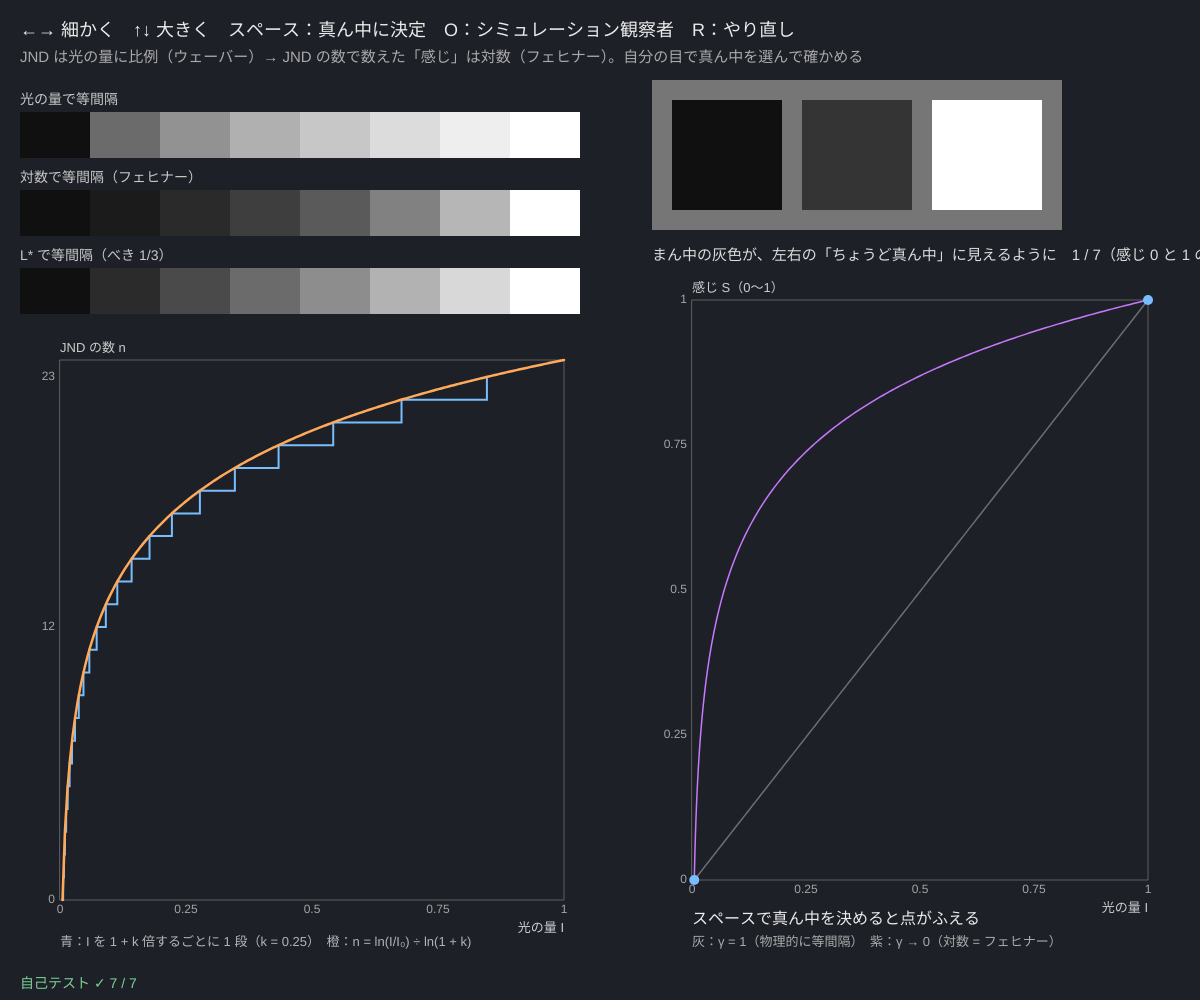
Frame 1 (no input)
Frame 60 (no input): identical to frame 1, image omitted
Frame 120 (the mouse pressed at the canvas centre since frame 60): identical to frame 1, image omitted

The p5.js sketch that drew this single still picture (run headless with seeded random() and noise() and a simulated clock; from frame 60 on, the mouse is pressed at the canvas centre):

// p5.js sketch
// ── sketch.js
// ============================================
// 01 フェヒナーの法則 ─ JND を積み上げると対数になる
// 光の量 I が JND（ΔI = k·I）ずつ増えるたびに「感じ」が 1 段上がるとすると、段の数 n = ln(I/I₀) ÷ ln(1 + k)（対数）
// 上：灰色の階段を「光の量で等間隔」「対数で等間隔（フェヒナー）」「L*（べき 1/3）」で並べて比べる
// 右：二分法の実験。両はしの灰色の「ちょうど真ん中」に見える灰色を ←→（細かく）↑↓（大きく）で選び、スペースで決定。7 回で自分の尺度ができる
// O = シミュレーション観察者 / R = やり直し
// ============================================

const L_LO = 0.005, L_HI = 1;          // ★ いちばん暗い・明るい光の量（画面の白 = 1）
const STEPS = 8;                       // ★ 灰色の階段の段数
const JND_K = 0.25;                    // ★ 左下の図の JND の比 k（実際は 0.01〜0.08 くらい。見やすく大きめ）
const SIM = { gamma: 0.4, noise: 0.02 };   // ★ シミュレーション観察者：感じ = I^γ、真ん中を選ぶときのゆらぎ
const ORDER = [[0, 1], [0, 0.5], [0.5, 1], [0, 0.25], [0.25, 0.5], [0.5, 0.75], [0.75, 1]];   // 二分する区間（感じの目盛り）
let lum = {}, qi = 0, mid = 0.2, fitG = null, simMode = false, simSeed = 1;

function setup() {
  createCanvas(windowWidth, windowHeight);
  selfTest();
  resetData(false);
}
function resetData(sim) { simMode = sim; lum = { 0: L_LO, 1: L_HI }; qi = 0; fitG = null; seedRng(Date.now()); newMid(); }
function newMid() {                    // 最初の位置は区間の中のランダムな所（かたよりを防ぐ）
  if (qi >= ORDER.length) return;
  let a = lum[ORDER[qi][0]], b = lum[ORDER[qi][1]];
  mid = Math.exp(Math.log(a) + (0.2 + 0.6 * rnd()) * (Math.log(b) - Math.log(a)));
}
function accept() {
  if (qi >= ORDER.length) return;
  let q = ORDER[qi]; lum[(q[0] + q[1]) / 2] = mid; qi++; newMid(); fitG = fitGamma(lum);
}

// 感じ S = (I^γ − I₀^γ) ÷ (I₁^γ − I₀^γ)。γ → 0 の極限が対数（フェヒナー）、γ = 1 が物理的に等間隔
function senseOf(I, g) {
  if (Math.abs(g) < 1e-6) return Math.log(I / L_LO) / Math.log(L_HI / L_LO);
  return (Math.pow(I, g) - Math.pow(L_LO, g)) / (Math.pow(L_HI, g) - Math.pow(L_LO, g));
}
function lumOf(S, g) {                 // senseOf の逆
  S = clampv(S, 0, 1);
  if (Math.abs(g) < 1e-6) return L_LO * Math.pow(L_HI / L_LO, S);
  return Math.pow(Math.pow(L_LO, g) + S * (Math.pow(L_HI, g) - Math.pow(L_LO, g)), 1 / g);
}
// 自分の点 (I, S) に γ を当てはめる（二乗誤差が最小の γ を黄金分割探索で）
function fitGamma(m) {
  let pts = Object.keys(m).map(Number).filter((s) => s > 0 && s < 1).map((s) => [m[s], s]);
  if (pts.length < 1) return null;
  let err = (g) => pts.reduce((e, p) => e + (senseOf(p[0], g) - p[1]) ** 2, 0);
  let a = 0.001, b = 1.5, r = (Math.sqrt(5) - 1) / 2;
  for (let i = 0; i < 80; i++) { let c = b - r * (b - a), d = a + r * (b - a); if (err(c) < err(d)) b = d; else a = c; }
  let g = (a + b) / 2;
  return { g, rms: Math.sqrt(err(g) / pts.length), pts };
}
// シミュレーション観察者：感じの真ん中 (Sa + Sb)/2 にゆらぎを足し、その感じの明るさを選ぶ
function simPick(a, b) { let S = (senseOf(a, SIM.gamma) + senseOf(b, SIM.gamma)) / 2 + SIM.noise * rndNormal(); return lumOf(S, SIM.gamma); }
function runSim(seed) {
  resetData(true); seedRng(seed);
  for (let q of ORDER) lum[(q[0] + q[1]) / 2] = simPick(lum[q[0]], lum[q[1]]);
  qi = ORDER.length; fitG = fitGamma(lum);
}
function gray(I) { return linToSrgb(I); }

function draw() {
  background(30, 32, 40);
  fill(235); noStroke(); textSize(18);
  text('←→ 細かく　↑↓ 大きく　スペース：真ん中に決定　O：シミュレーション観察者　R：やり直し', 20, 36);
  fill(170); textSize(15);
  text('JND は光の量に比例（ウェーバー）→ JND の数で数えた「感じ」は対数（フェヒナー）。自分の目で真ん中を選んで確かめる', 20, 62);

  // ---- 3 つの階段
  let sw = Math.min(70, (width * 0.5) / STEPS), y = 90;
  let rows = [['光の量で等間隔', (t) => L_LO + t * (L_HI - L_LO)], ['対数で等間隔（フェヒナー）', (t) => L_LO * Math.pow(L_HI / L_LO, t)], ['L* で等間隔（べき 1/3）', (t) => lstarToY(lerpL(t))]];
  rows.forEach((r, k) => {
    fill(200); textSize(14); text(r[0], 20, y + k * 78 + 14);
    for (let i = 0; i < STEPS; i++) { let I = r[1](i / (STEPS - 1)); fill(gray(I)); rect(20 + i * sw, y + k * 78 + 22, sw, 46); }
  });
  // ---- JND の階段 → 対数（左下）
  let g1 = { x: 60, y: y + 270, w: width * 0.42, h: height - y - 370, x0: 0, x1: L_HI, y0: 0, y1: Math.log(L_HI / L_LO) / Math.log(1 + JND_K) };
  plotAxes(g1, '光の量 I', 'JND の数 n', [0, 0.25, 0.5, 0.75, 1], [0, Math.round(g1.y1 / 2), Math.floor(g1.y1)]);
  stroke(120, 190, 255); strokeWeight(2);
  let pts = [], I = L_LO, n = 0;
  while (I * (1 + JND_K) <= L_HI) { pts.push([gX(g1, I), gY(g1, n)]); I *= 1 + JND_K; pts.push([gX(g1, I), gY(g1, n)]); n++; pts.push([gX(g1, I), gY(g1, n)]); }
  polyline(pts);
  stroke(255, 170, 90); strokeWeight(2.5); pts = [];
  for (let i = 0; i <= 200; i++) { let x = L_LO + (i / 200) * (L_HI - L_LO); pts.push([gX(g1, x), gY(g1, Math.log(x / L_LO) / Math.log(1 + JND_K))]); }
  polyline(pts);
  noStroke(); fill(180); textSize(13); text('青：I を 1 + k 倍するごとに 1 段（k = ' + JND_K + '）　橙：n = ln(I/I₀) ÷ ln(1 + k)', g1.x, g1.y + g1.h + 46);

  // ---- 二分法の実験（右上）
  let ex = width * 0.56, ey = 100, pw = 110;
  fill(gray(0.18)); rect(ex - 20, ey - 20, pw * 3 + 80, pw + 40);   // まわりは一定の灰色
  if (qi < ORDER.length) {
    let q = ORDER[qi];
    fill(gray(lum[q[0]])); rect(ex, ey, pw, pw); fill(gray(mid)); rect(ex + pw + 20, ey, pw, pw); fill(gray(lum[q[1]])); rect(ex + 2 * pw + 40, ey, pw, pw);
    fill(220); textSize(15);
    text((simMode ? '' : 'まん中の灰色が、左右の「ちょうど真ん中」に見えるように　') + (qi + 1) + ' / ' + ORDER.length + '（感じ ' + q[0] + ' と ' + q[1] + ' の間）', ex - 20, ey + pw + 50);
  } else { fill(220); textSize(16); text(simMode ? 'シミュレーション観察者の結果' : 'できた！ これが自分の明るさの尺度。R でもう一度', ex - 20, ey + pw + 50); }

  // ---- 自分の尺度のグラフ（右下）
  let g2 = { x: ex + 20, y: ey + pw + 90, w: width * 0.38, h: height - ey - pw - 210, x0: 0, x1: 1, y0: 0, y1: 1 };
  plotAxes(g2, '光の量 I', '感じ S（0〜1）', [0, 0.25, 0.5, 0.75, 1], [0, 0.25, 0.5, 0.75, 1]);
  let curve2 = (gm, c, w) => { stroke(c); strokeWeight(w); let p = []; for (let i = 0; i <= 200; i++) { let x = L_LO + Math.pow(i / 200, 2) * (L_HI - L_LO); p.push([gX(g2, x), gY(g2, senseOf(x, gm))]); } polyline(p); };
  curve2(1, color(110), 1.5); curve2(0, color(200, 120, 255), 1.5);
  if (simMode) curve2(SIM.gamma, color(120, 200, 140), 1.5);
  if (fitG) curve2(fitG.g, color(255, 170, 90), 3);
  noStroke(); fill(120, 190, 255);
  for (let s in lum) circle(gX(g2, lum[s]), gY(g2, +s), 10);
  fill(235); textSize(16);
  text(fitG ? '当てはめ：S ∝ I^γ　γ = ' + fitG.g.toFixed(3) + '（誤差 ' + fitG.rms.toFixed(3) + '）' : 'スペースで真ん中を決めると点がふえる', g2.x, g2.y + g2.h + 44);
  textSize(13); fill(170);
  text('灰：γ = 1（物理的に等間隔）　紫：γ → 0（対数 = フェヒナー）' + (simMode ? '　緑：本当の γ = ' + SIM.gamma : ''), g2.x, g2.y + g2.h + 66);
  fill(selfTestResults.every((r) => r.ok) ? color(120, 210, 150) : color(255, 90, 90)); textSize(14);
  text(selfTestLine(), 20, height - 12);
}
function lerpL(t) { let a = 116 * Math.cbrt(L_LO) - 16; return a + t * (100 - a); }   // L* の範囲（暗い所は近似）
function lstarToY(Ls) { return Math.pow((Ls + 16) / 116, 3); }

function keyPressed() {
  if (key === LEFT_ARROW) mid = clampv(mid / 1.02, L_LO, L_HI);
  if (key === RIGHT_ARROW) mid = clampv(mid * 1.02, L_LO, L_HI);
  if (key === DOWN_ARROW) mid = clampv(mid / 1.15, L_LO, L_HI);
  if (key === UP_ARROW) mid = clampv(mid * 1.15, L_LO, L_HI);
  if (key === ' ') accept();
  if (key === 'o' || key === 'O') runSim(++simSeed);
  if (key === 'r' || key === 'R') resetData(false);
  return false;
}

// ---- 自己テスト
function selfTest() {
  selfTestResults = [];
  check('sRGB ⇔ 光の量：0 → 0、255 → 1、128 → 0.216 → 128', near(srgbToLin(0), 0) && near(srgbToLin(255), 1) && near(srgbToLin(128), 0.2158605, 1e-6) && near(linToSrgb(srgbToLin(128)), 128, 1e-9));
  let I = L_LO, n = 0; while (I * (1 + 0.1) <= L_HI) { I *= 1.1; n++; }
  check('JND を n 回積むと I₀(1 + k)ⁿ：n = ⌊ln(I₁/I₀) ÷ ln 1.1⌋ = ' + n, n === Math.floor(Math.log(L_HI / L_LO) / Math.log(1.1)) && near(I, L_LO * Math.pow(1.1, n), 1e-12));
  check('γ → 0 の極限は対数：S(γ = 0.0001) ≈ S(対数)', near(senseOf(0.07, 1e-4), senseOf(0.07, 0), 1e-3));
  check('lumOf は senseOf の逆（γ = 0.4、S = 0.3）', near(senseOf(lumOf(0.3, 0.4), 0.4), 0.3, 1e-12));
  let m = { 0: L_LO, 1: L_HI }; for (let q of ORDER) m[(q[0] + q[1]) / 2] = lumOf((q[0] + q[1]) / 2, 0.4);
  check('ゆらぎのない観察者（γ = 0.4）の 7 点から γ = 0.400 を復元', fitGamma(m) && near(fitGamma(m).g, 0.4, 1e-3));
  seedRng(52); m = { 0: L_LO, 1: L_HI }; for (let q of ORDER) m[(q[0] + q[1]) / 2] = simPick(m[q[0]], m[q[1]]);
  check('シミュレーション観察者（ゆらぎ 0.02）：γ ≈ 0.4（±0.1）', fitGamma(m) && near(fitGamma(m).g, 0.4, 0.1));
  check('対数の階段は比が一定（となりの段の比がどこでも同じ）', near((L_LO * Math.pow(L_HI / L_LO, 2 / 7)) / (L_LO * Math.pow(L_HI / L_LO, 1 / 7)), Math.pow(L_HI / L_LO, 1 / 7), 1e-9));
  reportSelfTest();
}

// ---------- やってみよう ----------
// 1. 3 つの階段のうち、段の差がいちばん「そろって」見えるのはどれ？
// 2. 7 回の二分法で自分の γ を出そう。0（対数）と 1（物理的に等間隔）のどちらに近い？
// 3. まわりの灰色（gray(0.18)）を黒や白に変えると、真ん中の選び方は変わる？
// 4. JND_K を 0.05 にすると左下の階段は何段になる？ 実際の明るさの JND（1〜2%）なら？
// 5. 画面の明るさ設定を変えて測り直すと γ は変わる？ 画面ごとのちがいも考えよう


// ==================================================
// ここから下は「心理物理の道具」（中身は読まなくても OK。消さないでね）
// ==================================================
// ---- 種つきの乱数（同じ種なら毎回同じ列）。シミュレーション観察者と自己テストで使う
let rngState = 1;
function seedRng(s) { rngState = (s >>> 0) || 1; }
function rnd() {                       // 0〜1 の一様乱数（mulberry32）
  rngState = (rngState + 0x6d2b79f5) >>> 0;
  let t = rngState;
  t = Math.imul(t ^ (t >>> 15), t | 1);
  t ^= t + Math.imul(t ^ (t >>> 7), t | 61);
  return ((t ^ (t >>> 14)) >>> 0) / 4294967296;
}
function rndNormal() { let u = 1 - rnd(), v = rnd(); return Math.sqrt(-2 * Math.log(u)) * Math.cos(2 * Math.PI * v); }   // 標準正規分布
function shuffleArr(a) { for (let i = a.length - 1; i > 0; i--) { let j = Math.floor(rnd() * (i + 1)), t = a[i]; a[i] = a[j]; a[j] = t; } return a; }
function clampv(v, a, b) { return v < a ? a : v > b ? b : v; }
// ---- 正規分布：Φ（累積分布）と z（その逆関数。二分法で数値的に解く）
function erfA(x) {                     // 誤差関数（Abramowitz & Stegun 7.1.26、誤差 1.5e-7 以下）
  let s = x < 0 ? -1 : 1; x = Math.abs(x);
  let t = 1 / (1 + 0.3275911 * x);
  let y = 1 - ((((1.061405429 * t - 1.453152027) * t + 1.421413741) * t - 0.284496736) * t + 0.254829592) * t * Math.exp(-x * x);
  return s * y;
}
function Phi(x) { return 0.5 * (1 + erfA(x / Math.SQRT2)); }
function zOf(p) {                      // Φ(z) = p となる z
  p = clampv(p, 1e-9, 1 - 1e-9);
  let lo = -9, hi = 9;
  for (let i = 0; i < 70; i++) { let m = (lo + hi) / 2; if (Phi(m) < p) lo = m; else hi = m; }
  return (lo + hi) / 2;
}
// 割合を 1/(2N) で補正（0 や 1 だと z が無限大になるので）
function rateFix(k, n) { return n > 0 ? clampv(k / n, 1 / (2 * n), 1 - 1 / (2 * n)) : 0.5; }
// ---- 画面の値 sRGB（0〜255）⇔ 光の量（0〜1、線形）。画面の値 128 は光の量では約 0.22
function srgbToLin(c) { c /= 255; return c <= 0.04045 ? c / 12.92 : Math.pow((c + 0.055) / 1.055, 2.4); }
function linToSrgb(v) { v = clampv(v, 0, 1); return 255 * (v <= 0.0031308 ? 12.92 * v : 1.055 * Math.pow(v, 1 / 2.4) - 0.055); }
// ---- グラフの道具：g = { x, y, w, h, x0, x1, y0, y1, logx, logy }
function gX(g, v) { let t = g.logx ? (Math.log(v) - Math.log(g.x0)) / (Math.log(g.x1) - Math.log(g.x0)) : (v - g.x0) / (g.x1 - g.x0); return g.x + clampv(t, -0.02, 1.02) * g.w; }
function gY(g, v) { let t = g.logy ? (Math.log(v) - Math.log(g.y0)) / (Math.log(g.y1) - Math.log(g.y0)) : (v - g.y0) / (g.y1 - g.y0); return g.y + g.h - clampv(t, -0.02, 1.02) * g.h; }
function plotAxes(g, xl, yl, xt, yt) {
  stroke(95); strokeWeight(1); noFill(); rect(g.x, g.y, g.w, g.h);
  noStroke(); fill(165); textSize(12); textAlign(CENTER, TOP);
  for (let v of xt) text(+v.toPrecision(3), gX(g, v), g.y + g.h + 4);
  textAlign(RIGHT, CENTER);
  for (let v of yt) text(+v.toPrecision(3), g.x - 5, gY(g, v));
  textAlign(LEFT, BASELINE); fill(205); textSize(13);
  text(xl, g.x + g.w - textWidth(xl), g.y + g.h + 32); text(yl, g.x, g.y - 8);
}
function polyline(pts) {               // 点が 2 つ以上あるときだけ折れ線を描く
  if (pts.length < 2) return;
  noFill(); beginShape(); for (let p of pts) vertex(p[0], p[1]); endShape();
}
// ---- 自己テストの道具
let selfTestResults = [];
function check(name, cond) { selfTestResults.push({ name, ok: !!cond }); }
function near(a, b, tol) { return a !== null && a !== undefined && isFinite(a) && Math.abs(a - b) <= (tol === undefined ? 1e-9 : tol); }
function reportSelfTest() { for (let r of selfTestResults) (r.ok ? console.log : console.error)((r.ok ? '✓ ' : '✗ ') + r.name); }
function selfTestLine() { let n = selfTestResults.filter((r) => r.ok).length; return '自己テスト ' + (n === selfTestResults.length ? '✓ ' : '✗ ') + n + ' / ' + selfTestResults.length; }
